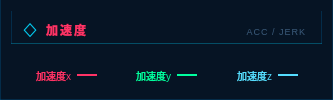
           <widget class="QWidget" name="accGroup" native="true">
            <property name="styleSheet">
             <string notr="true">background-color: #061424;
border: 1px solid rgba(0, 100, 160, 0.3);
border-top: none;
margin-top: 0px;
padding-top: 0px;</string>
            </property>
            <layout class="QVBoxLayout" name="verticalLayout_17">
             <item>
              <widget class="QWidget" name="accHeader" native="true">
               <property name="maximumSize">
                <size>
                 <width>16777215</width>
                 <height>33</height>
                </size>
               </property>
               <property name="styleSheet">
                <string notr="true">background: qlineargradient(x1:0, y1:0, x2:1, y2:0,
    stop:0 rgba(0,212,255,0.08),
    stop:1 transparent);
border-bottom: 1px solid rgba(0, 212, 255, 0.3);
min-height: 32px;
max-height: 32px;</string>
               </property>
               <layout class="QHBoxLayout" name="horizontalLayout_10">
                <item>
                 <widget class="QLabel" name="accHeaderIcon">
                  <property name="minimumSize">
                   <size>
                    <width>20</width>
                    <height>20</height>
                   </size>
                  </property>
                  <property name="maximumSize">
                   <size>
                    <width>20</width>
                    <height>20</height>
                   </size>
                  </property>
                  <property name="styleSheet">
                   <string notr="true">font-family: &quot;Segoe UI Symbol&quot;, &quot;Arial&quot;, sans-serif;
font-size: 20px;
color: #00d4ff;
background: transparent;
min-width: 20px;
max-width: 20px;
min-height: 20px;
max-height: 20px;
qproperty-alignment: AlignCenter;
border:transparent;</string>
                  </property>
                  <property name="text">
                   <string>◇</string>
                  </property>
                 </widget>
                </item>
                <item>
                 <widget class="QLabel" name="accHeaderTitle">
                  <property name="minimumSize">
                   <size>
                    <width>115</width>
                    <height>20</height>
                   </size>
                  </property>
                  <property name="maximumSize">
                   <size>
                    <width>115</width>
                    <height>20</height>
                   </size>
                  </property>
                  <property name="styleSheet">
                   <string notr="true">font-family: &quot;Rajdhani&quot;, &quot;Noto Sans SC&quot;, &quot;Microsoft YaHei&quot;;
font-size: 12px;
font-weight: 600;
letter-spacing: 2px;
color: #ff3366;
text-transform: uppercase;
min-width: 115px;
max-width: 115px;
min-height: 20px;
max-height: 20px;
border:transparent;</string>
                  </property>
                  <property name="text">
                   <string>加速度</string>
                  </property>
                 </widget>
                </item>
                <item>
                 <spacer name="horizontalSpacer_5">
                  <property name="orientation">
                   <enum>Qt::Horizontal</enum>
                  </property>
                  <property name="sizeHint" stdset="0">
                   <size>
                    <width>40</width>
                    <height>20</height>
                   </size>
                  </property>
                 </spacer>
                </item>
                <item>
                 <widget class="QLabel" name="accHeaderBadge">
                  <property name="minimumSize">
                   <size>
                    <width>106</width>
                    <height>22</height>
                   </size>
                  </property>
                  <property name="maximumSize">
                   <size>
                    <width>106</width>
                    <height>22</height>
                   </size>
                  </property>
                  <property name="styleSheet">
                   <string notr="true">font-family: &quot;Share Tech Mono&quot;, monospace;
font-size: 9px;
color: #3a5a7a;
letter-spacing: 1px;
border: transparent;
padding: 1px 5px;
background: transparent;
min-width: 96px;
max-width: 96px;
min-height: 20px;
max-height: 20px;</string>
                  </property>
                  <property name="text">
                   <string>ACC / JERK</string>
                  </property>
                  <property name="alignment">
                   <set>Qt::AlignRight|Qt::AlignTrailing|Qt::AlignVCenter</set>
                  </property>
                 </widget>
                </item>
               </layout>
              </widget>
             </item>
             <item>
              <widget class="QWidget" name="AttitudeChartLegend" native="true">
               <property name="styleSheet">
                <string notr="true">border:transparent;</string>
               </property>
              </widget>
             </item>
             <item>
              <widget class="QWidget" name="accChartArea" native="true">
               <property name="maximumSize">
                <size>
                 <width>16777215</width>
                 <height>28</height>
                </size>
               </property>
               <property name="styleSheet">
                <string notr="true">border-top: 1px solid rgba(0, 100, 160, 0.2);
min-height: 28px;
max-height: 28px;
background: transparent;
border:transparent;</string>
               </property>
               <layout class="QHBoxLayout" name="horizontalLayout_39">
                <property name="leftMargin">
                 <number>0</number>
                </property>
                <property name="topMargin">
                 <number>0</number>
                </property>
                <property name="rightMargin">
                 <number>15</number>
                </property>
                <property name="bottomMargin">
                 <number>0</number>
                </property>
                <item>
                 <widget class="QWidget" name="legendAccX" native="true">
                  <layout class="QHBoxLayout" name="horizontalLayout_37">
                   <property name="leftMargin">
                    <number>0</number>
                   </property>
                   <property name="topMargin">
                    <number>0</number>
                   </property>
                   <property name="bottomMargin">
                    <number>0</number>
                   </property>
                   <item>
                    <widget class="QLabel" name="legendAccXLabel">
                     <property name="styleSheet">
                      <string notr="true">font-family: &quot;Share Tech Mono&quot;, monospace;
font-size: 10px;
color: #ff3366;
background: transparent;
border:transparent;</string>
                     </property>
                     <property name="text">
                      <string>加速度x</string>
                     </property>
                     <property name="alignment">
                      <set>Qt::AlignRight|Qt::AlignTrailing|Qt::AlignVCenter</set>
                     </property>
                    </widget>
                   </item>
                   <item>
                    <widget class="QFrame" name="AccXDot">
                     <property name="minimumSize">
                      <size>
                       <width>20</width>
                       <height>2</height>
                      </size>
                     </property>
                     <property name="maximumSize">
                      <size>
                       <width>20</width>
                       <height>2</height>
                      </size>
                     </property>
                     <property name="styleSheet">
                      <string notr="true">background: #ff3366;
border: none;
border-radius: 0px;
min-width: 20px;
max-width: 20px;
min-height: 2px;
max-height: 2px;
margin: 0px;
padding: 0px;</string>
                     </property>
                     <property name="frameShape">
                      <enum>QFrame::StyledPanel</enum>
                     </property>
                     <property name="frameShadow">
                      <enum>QFrame::Raised</enum>
                     </property>
                    </widget>
                   </item>
                  </layout>
                 </widget>
                </item>
                <item>
                 <widget class="QWidget" name="legendAccY" native="true">
                  <layout class="QHBoxLayout" name="horizontalLayout_38">
                   <property name="leftMargin">
                    <number>0</number>
                   </property>
                   <property name="topMargin">
                    <number>0</number>
                   </property>
                   <property name="bottomMargin">
                    <number>0</number>
                   </property>
                   <item>
                    <widget class="QLabel" name="legendAccYLabel">
                     <property name="styleSheet">
                      <string notr="true">font-family: &quot;Share Tech Mono&quot;, monospace;
font-size: 10px;
color: #00ff9f;
background: transparent;
border:transparent;</string>
                     </property>
                     <property name="text">
                      <string>加速度y</string>
                     </property>
                     <property name="alignment">
                      <set>Qt::AlignRight|Qt::AlignTrailing|Qt::AlignVCenter</set>
                     </property>
                    </widget>
                   </item>
                   <item>
                    <widget class="QFrame" name="legendAccYDot">
                     <property name="minimumSize">
                      <size>
                       <width>20</width>
                       <height>2</height>
                      </size>
                     </property>
                     <property name="maximumSize">
                      <size>
                       <width>20</width>
                       <height>2</height>
                      </size>
                     </property>
                     <property name="styleSheet">
                      <string notr="true">background: #00ff9f;
border: none;
border-radius: 0px;
min-width: 20px;
max-width: 20px;
min-height: 2px;
max-height: 2px;
margin: 0px;
padding: 0px;</string>
                     </property>
                     <property name="frameShape">
                      <enum>QFrame::StyledPanel</enum>
                     </property>
                     <property name="frameShadow">
                      <enum>QFrame::Raised</enum>
                     </property>
                    </widget>
                   </item>
                  </layout>
                 </widget>
                </item>
                <item>
                 <widget class="QWidget" name="legendAccZ" native="true">
                  <layout class="QHBoxLayout" name="horizontalLayout_36">
                   <property name="leftMargin">
                    <number>0</number>
                   </property>
                   <property name="topMargin">
                    <number>0</number>
                   </property>
                   <property name="bottomMargin">
                    <number>0</number>
                   </property>
                   <item>
                    <widget class="QLabel" name="accZLabel">
                     <property name="styleSheet">
                      <string notr="true">font-family: &quot;Share Tech Mono&quot;, monospace;
font-size: 10px;
color: #55ddff;
background: transparent;
border:transparent;</string>
                     </property>
                     <property name="text">
                      <string>加速度z</string>
                     </property>
                     <property name="alignment">
                      <set>Qt::AlignRight|Qt::AlignTrailing|Qt::AlignVCenter</set>
                     </property>
                    </widget>
                   </item>
                   <item>
                    <widget class="QFrame" name="accZDot">
                     <property name="minimumSize">
                      <size>
                       <width>20</width>
                       <height>2</height>
                      </size>
                     </property>
                     <property name="maximumSize">
                      <size>
                       <width>20</width>
                       <height>2</height>
                      </size>
                     </property>
                     <property name="styleSheet">
                      <string notr="true">background: #55ddff;
border: none;
border-radius: 0px;
min-width: 20px;
max-width: 20px;
min-height: 2px;
max-height: 2px;
margin: 0px;
padding: 0px;</string>
                     </property>
                     <property name="frameShape">
                      <enum>QFrame::StyledPanel</enum>
                     </property>
                     <property name="frameShadow">
                      <enum>QFrame::Raised</enum>
                     </property>
                    </widget>
                   </item>
                  </layout>
                 </widget>
                </item>
               </layout>
              </widget>
             </item>
            </layout>
           </widget>
